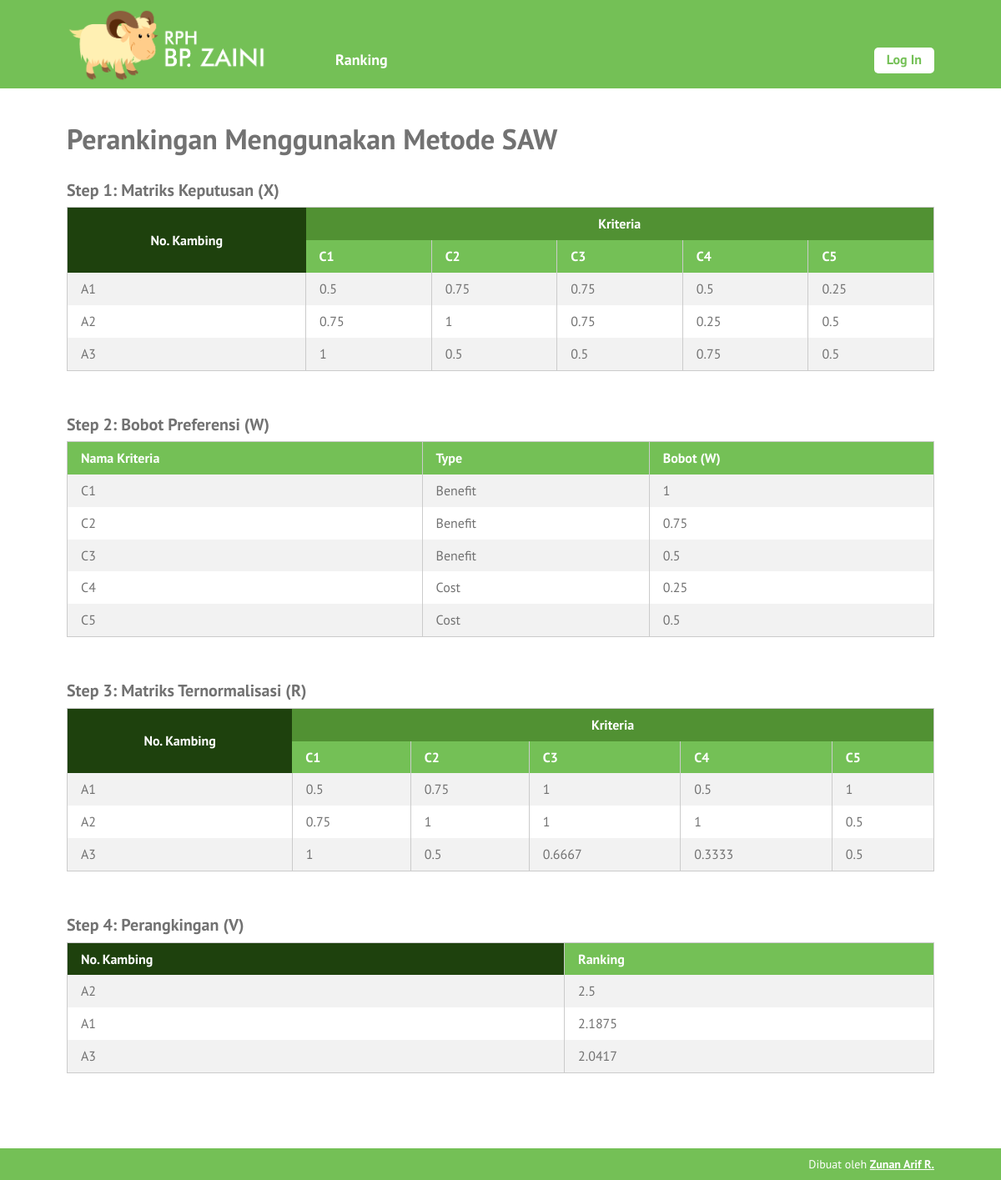
The page /ranking-saw.php on the database its author committed.
### tables this page shows
CREATE TABLE `kriteria` (
  `id_kriteria` int(10) NOT NULL,
  `nama` varchar(30) NOT NULL,
  `type` enum('benefit','cost') NOT NULL,
  `bobot` float NOT NULL,
  `ada_pilihan` tinyint(1) DEFAULT NULL,
  `urutan_order` int(2) NOT NULL
);

CREATE TABLE `kambing` (
  `id_kambing` int(10) NOT NULL,
  `no_kalung` varchar(6) NOT NULL,
  `ciri_khas` text NOT NULL,
  `tanggal_input` date NOT NULL
);

### ranking-saw.php (the view)
<?php
require_once('includes/init.php');
$judul_page = 'Perankingan Menggunakan Metode SAW';
require_once('template-parts/header.php');
$digit = 4;
$query = $pdo->prepare('SELECT id_kriteria, nama, type, bobot
	FROM kriteria ORDER BY urutan_order ASC');
$query->execute();
$query->setFetchMode(PDO::FETCH_ASSOC);
$kriterias = $query->fetchAll();
$query2 = $pdo->prepare('SELECT id_kambing, no_kalung FROM kambing');
$query2->execute();
$query2->setFetchMode(PDO::FETCH_ASSOC);
$kambings = $query2->fetchAll();
$matriks_x = array();
$list_kriteria = array();
foreach($kriterias as $kriteria):
	$list_kriteria[$kriteria['id_kriteria']] = $kriteria;
	foreach($kambings as $kambing):
		$id_kambing = $kambing['id_kambing'];
		$id_kriteria = $kriteria['id_kriteria'];
		$query3 = $pdo->prepare('SELECT nilai FROM nilai_kambing
			WHERE id_kambing = :id_kambing AND id_kriteria = :id_kriteria');
		$query3->execute(array(
			'id_kambing' => $id_kambing,
			'id_kriteria' => $id_kriteria,
		));
		$query3->setFetchMode(PDO::FETCH_ASSOC);
		if($nilai_kambing = $query3->fetch()) {
			$matriks_x[$id_kriteria][$id_kambing] = $nilai_kambing['nilai'];
		} else {
			$matriks_x[$id_kriteria][$id_kambing] = 0;
		}
	endforeach;
endforeach;
$matriks_r = array();
foreach($matriks_x as $id_kriteria => $nilai_kambings):
	$tipe = $list_kriteria[$id_kriteria]['type'];
	foreach($nilai_kambings as $id_alternatif => $nilai) {
		if($tipe == 'benefit') {
			$nilai_normal = $nilai / max($nilai_kambings);
		} elseif($tipe == 'cost') {
			$nilai_normal = min($nilai_kambings) / $nilai;
		}
		$matriks_r[$id_kriteria][$id_alternatif] = $nilai_normal;
	}
endforeach;
$ranks = array();
foreach($kambings as $kambing):
	$total_nilai = 0;
	foreach($list_kriteria as $kriteria) {
		$bobot = $kriteria['bobot'];
		$id_kambing = $kambing['id_kambing'];
		$id_kriteria = $kriteria['id_kriteria'];
		$nilai_r = $matriks_r[$id_kriteria][$id_kambing];
		$total_nilai = $total_nilai + ($bobot * $nilai_r);
	}
	$ranks[$kambing['id_kambing']]['id_kambing'] = $kambing['id_kambing'];
	$ranks[$kambing['id_kambing']]['no_kalung'] = $kambing['no_kalung'];
	$ranks[$kambing['id_kambing']]['nilai'] = $total_nilai;
endforeach;
?>
<div class="main-content-row">
<div class="container clearfix">
	<div class="main-content main-content-full the-content">
		<h1><?php echo $judul_page; ?></h1>
		<h3>Step 1: Matriks Keputusan (X)</h3>
		<table class="pure-table pure-table-striped">
			<thead>
				<tr class="super-top">
					<th rowspan="2" class="super-top-left">No. Kambing</th>
					<th colspan="<?php echo count($kriterias); ?>">Kriteria</th>
				</tr>
				<tr>
					<?php foreach($kriterias as $kriteria ): ?>
						<th><?php echo $kriteria['nama']; ?></th>
					<?php endforeach; ?>
				</tr>
			</thead>
			<tbody>
				<?php foreach($kambings as $kambing): ?>
					<tr>
						<td><?php echo $kambing['no_kalung']; ?></td>
						<?php
						foreach($kriterias as $kriteria):
							$id_kambing = $kambing['id_kambing'];
							$id_kriteria = $kriteria['id_kriteria'];
							echo '<td>';
							echo $matriks_x[$id_kriteria][$id_kambing];
							echo '</td>';
						endforeach;
						?>
					</tr>
				<?php endforeach; ?>
			</tbody>
		</table>
		<h3>Step 2: Bobot Preferensi (W)</h3>
		<table class="pure-table pure-table-striped">
			<thead>
				<tr>
					<th>Nama Kriteria</th>
					<th>Type</th>
					<th>Bobot (W)</th>
				</tr>
			</thead>
			<tbody>
				<?php foreach($kriterias as $hasil): ?>
					<tr>
						<td><?php echo $hasil['nama']; ?></td>
						<td>
						<?php
						if($hasil['type'] == 'benefit') {
							echo 'Benefit';
						} elseif($hasil['type'] == 'cost') {
							echo 'Cost';
						}
						?>
						</td>
						<td><?php echo $hasil['bobot']; ?></td>
					</tr>
				<?php endforeach; ?>
			</tbody>
		</table>
		<h3>Step 3: Matriks Ternormalisasi (R)</h3>
		<table class="pure-table pure-table-striped">
			<thead>
				<tr class="super-top">
					<th rowspan="2" class="super-top-left">No. Kambing</th>
					<th colspan="<?php echo count($kriterias); ?>">Kriteria</th>
				</tr>
				<tr>
					<?php foreach($kriterias as $kriteria ): ?>
						<th><?php echo $kriteria['nama']; ?></th>
					<?php endforeach; ?>
				</tr>
			</thead>
			<tbody>
				<?php foreach($kambings as $kambing): ?>
					<tr>
						<td><?php echo $kambing['no_kalung']; ?></td>
						<?php
						foreach($kriterias as $kriteria):
							$id_kambing = $kambing['id_kambing'];
							$id_kriteria = $kriteria['id_kriteria'];
							echo '<td>';
							echo round($matriks_r[$id_kriteria][$id_kambing], $digit);
							echo '</td>';
						endforeach;
						?>
					</tr>
				<?php endforeach; ?>
			</tbody>
		</table>
		<?php
		$sorted_ranks = $ranks;
		if(function_exists('array_multisort')):
			$no_kalung = array();
			$nilai = array();
			foreach ($sorted_ranks as $key => $row) {
				$no_kalung[$key]  = $row['no_kalung'];
				$nilai[$key] = $row['nilai'];
			}
			array_multisort($nilai, SORT_DESC, $no_kalung, SORT_ASC, $sorted_ranks);
		endif;
		?>
		<h3>Step 4: Perangkingan (V)</h3>
		<table class="pure-table pure-table-striped">
			<thead>
				<tr>
					<th class="super-top-left">No. Kambing</th>
					<th>Ranking</th>
				</tr>
			</thead>
			<tbody>
				<?php foreach($sorted_ranks as $kambing ): ?>
					<tr>
						<td><?php echo $kambing['no_kalung']; ?></td>
						<td><?php echo round($kambing['nilai'], $digit); ?></td>
					</tr>
				<?php endforeach; ?>
			</tbody>
		</table>
	</div>
</div>
</div>
<?php
require_once('template-parts/footer.php');

### template-parts/header.php (shortened to what this page needs)
<!DOCTYPE html>
<head>
	<link rel="stylesheet" href="stylesheets/style.css">
</head>
<body>
	<div id="page">
	<header id="header">
		<div class="container clearfix">
			<div id="logo-wrap">
				<h1 id="logo"><a href="index.php"><img src="images/logo.png" alt=""></a></h1>
			</div>
			<div id="header-content" class="clearfix">
				<nav id="nav">
					<ul class="sf-menu">
						<li><a href="ranking-topsis.php">Ranking</a>
						</li>
					</ul>
				</nav>
				<div id="header-right">
					<?php if(isset($_SESSION['user_id'])): ?>
						<a href="logout.php" class="button">Log Out</a>
					<?php else: ?>
						<a href="login.php" class="button">Log In</a>
					<?php endif; ?>
				</div>
			</div>
		</div>
	</header>
	<div id="main">

### template-parts/footer.php (shortened to what this page needs)
	</div>
	<footer id="footer">
		<div class="container">
			<p>Dibuat oleh <a href="https://github.com/zunan-umby" target="_blank">Zunan Arif R.</a></p>
		</div>
	</footer>
	</div>
</body>
</html>

### stylesheets/style.css (style rules this page uses)
html,body,div,span,applet,object,iframe,h1,h2,h3,h4,h5,h6,p,blockquote,pre,a,abbr,acronym,address,big,cite,code,del,dfn,em,img,ins,kbd,q,s,samp,small,strike,strong,sub,sup,tt,var,b,u,i,center,dl,dt,dd,ol,ul,li,fieldset,form,label,legend,table,caption,tbody,tfoot,thead,tr,th,td,article,aside,canvas,details,embed,figure,figcaption,footer,header,hgroup,menu,nav,output,ruby,section,summary,time,mark,audio,video { margin:0;padding:0;border:0;font-size:100%;vertical-align:baseline }
article,aside,details,figcaption,figure,footer,header,hgroup,menu,nav,section { display:block }
body { line-height:1 }
ol,ul { list-style:none }
table { border-collapse:collapse;border-spacing:0 }
*,*:before,*:after { -moz-box-sizing:border-box;-webkit-box-sizing:border-box;box-sizing:border-box }
.clearfix:before,.clearfix:after { content:" ";display:table }
.clear,.clearfix:after { clear:both }
a { color:#74c056;text-decoration:none }
.container { max-width:1100px;margin:0 auto;position:relative;padding:0 30px }
body { background:#74c056;font-family:"PT Sans",sans-serif;color:#727272;font-size:14px;line-height:1.3;font-weight:500 }
#page { background:#fff }
#header,#main,#footer { position:relative;z-index:2 }
#header { z-index:9 }
#page { position:relative }
img { max-width:100%;height:auto;vertical-align:top }
h1,h2,h3,h4,h5,h6 { font-weight:300 }
.pure-table { border-collapse:collapse;border-spacing:0;empty-cells:show;border:1px solid #cbcbcb;width:100% }
.pure-table td,.pure-table th { border-left:1px solid #cbcbcb;border-width:0 0 0 1px;font-size:inherit;margin:0;overflow:visible;padding:0.5em 1em }
.pure-table tr.super-top th { background:#519133;color:#fff;text-align:center;vertical-align:middle;border:0 }
.pure-table tr.super-top th.super-top-left { background:#1e410d }
.pure-table th.super-top-left { background:#1e410d }
.pure-table td:first-child,.pure-table th:first-child { border-left-width:0 }
.pure-table thead { background-color:#74c056;color:#fff;text-align:left;vertical-align:bottom }
.pure-table thead th { color:#fff }
.pure-table td { background-color:transparent }
.pure-table-striped tr:nth-child(2n-1) td { background-color:#f2f2f2 }
.the-content { font-size:16px;line-height:1.42857 }
.the-content h1,.the-content h2,.the-content h3,.the-content h4,.the-content h5,.the-content h6 { font-weight:700 }
.the-content h1 { font-size:34px;margin:0.8em 0 0.8em;padding:0;line-height:1.2 }
.the-content h3 { font-size:20px;margin:0.8em 0 0.3em }
.the-content blockquote,.the-content table,.the-content p,.the-content ul,.the-content ol,.the-content dd,.the-content pre,.the-content iframe,.the-content .flxmap-container,.the-content hr { margin-bottom:1em }
.the-content table { margin-bottom:50px }
img,img.size-auto,img.size-full,img.size-large,img.size-medium,.attachment img { max-width:100%;height:auto }
.the-content>h1:first-child,.the-content>h3:first-child,.the-content>h2:first-child { margin-top:0 }
.sf-menu,.sf-menu * { margin:0;padding:0;list-style:none }
.sf-menu li { position:relative }
.sf-menu>li { float:left }
.sf-menu a { display:block;position:relative }
button,a { -webkit-transition:all .2s ease;-moz-transition:all .2s ease;-o-transition:all .2s ease;transition:all 0.2s ease }
.the-content .button,.button { background:#74c056;color:#fff;display:inline-block;font-size:16px;font-weight:700;line-height:1.2;border:0;font-family:inherit;padding:7px 20px 9px;cursor:pointer;border-radius:5px }
#header { background:#74c056 }
#logo-wrap { float:left;padding:10px 0 5px }
#logo { max-width:240px }
#header-content { float:right;width:750px;padding:55px 0 0 }
#nav { float:left }
#nav .sf-menu li { font-size:18px;font-weight:700;margin-left:20px }
#nav .sf-menu li a { color:#fff;padding:5px 12px 10px }
#header-right { float:right;padding-top:2px }
#header-content .button { background:#fff;color:#74c056;padding:5px 15px 7px }
#main { min-height:500px }
.main-content { float:right;width:77%;padding:40px 0 }
.main-content-full { float:none;width:auto }
#footer { background:#74c056;color:#ffffff;padding:10px 0;text-align:right }
#footer a { color:#ffffff;text-decoration:underline;font-weight:700 }

### rows shown on the page
kriteria: nama "C1", id_kriteria.id_kambing "0.5", id_kriteria.id_kambing "0.75", id_kriteria.id_kambing "1", type "Benefit", bobot "1"
kriteria: nama "C2", id_kriteria.id_kambing "0.75", id_kriteria.id_kambing "1", id_kriteria.id_kambing "0.5", type "Benefit", bobot "0.75"
kriteria: nama "C3", id_kriteria.id_kambing "0.75", id_kriteria.id_kambing "0.5", type "Benefit", bobot "0.5", id_kriteria.id_kambing "1", id_kriteria.id_kambing "0.6667"
kriteria: nama "C4", id_kriteria.id_kambing "0.5", id_kriteria.id_kambing "0.25", id_kriteria.id_kambing "0.75", type "Cost", bobot "0.25", id_kriteria.id_kambing "1", id_kriteria.id_kambing "0.3333"
kriteria: nama "C5", id_kriteria.id_kambing "0.25", id_kriteria.id_kambing "0.5", type "Cost", bobot "0.5", id_kriteria.id_kambing "1"
kambing: no_kalung "A1"
kambing: no_kalung "A2"
kambing: no_kalung "A3"

### other values the page prints
$judul_page "Perankingan Menggunakan Metode SAW"
$kambing['no_kalung'] "A2"
$kambing['nilai'] "2.5"
$kambing['no_kalung'] "A1"
$kambing['nilai'] "2.1875"
$kambing['no_kalung'] "A3"
$kambing['nilai'] "2.0417"
